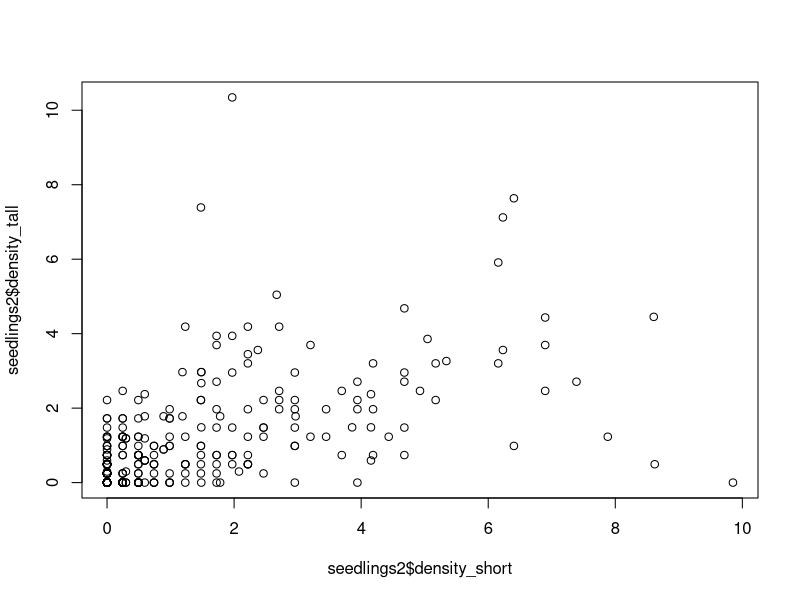
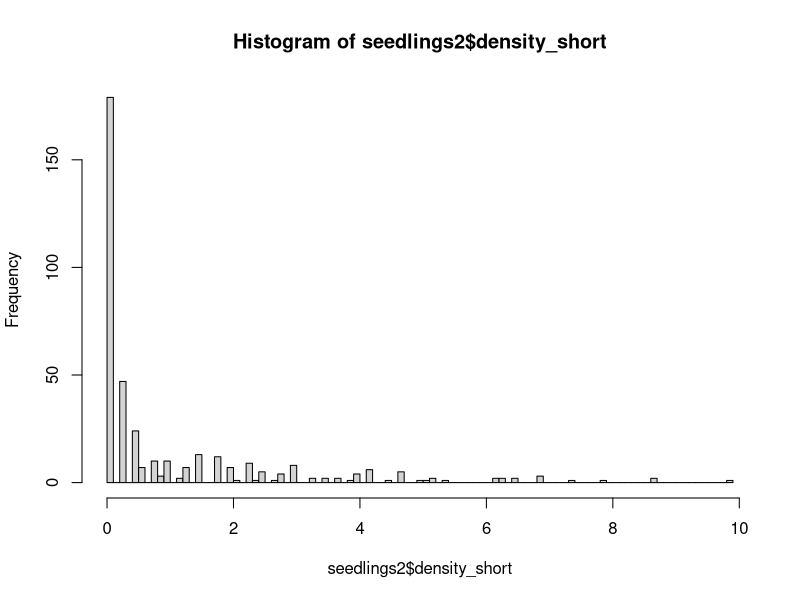
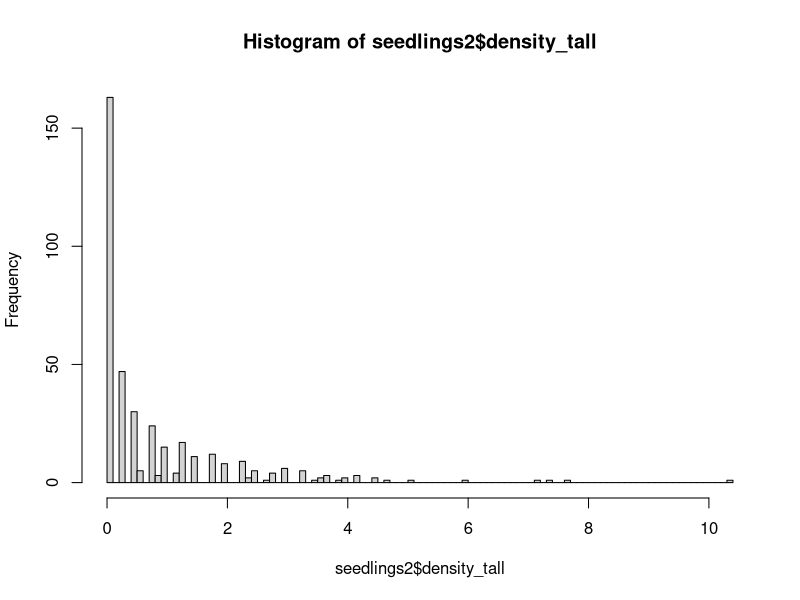
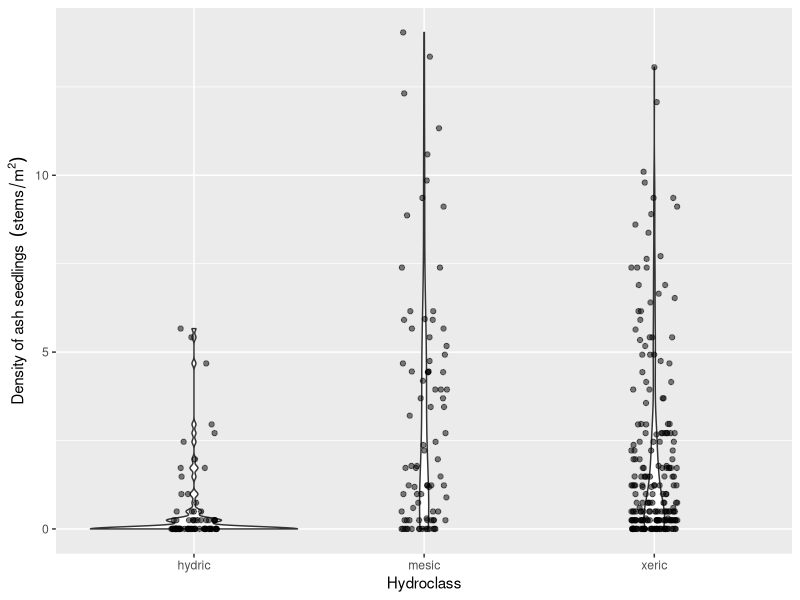
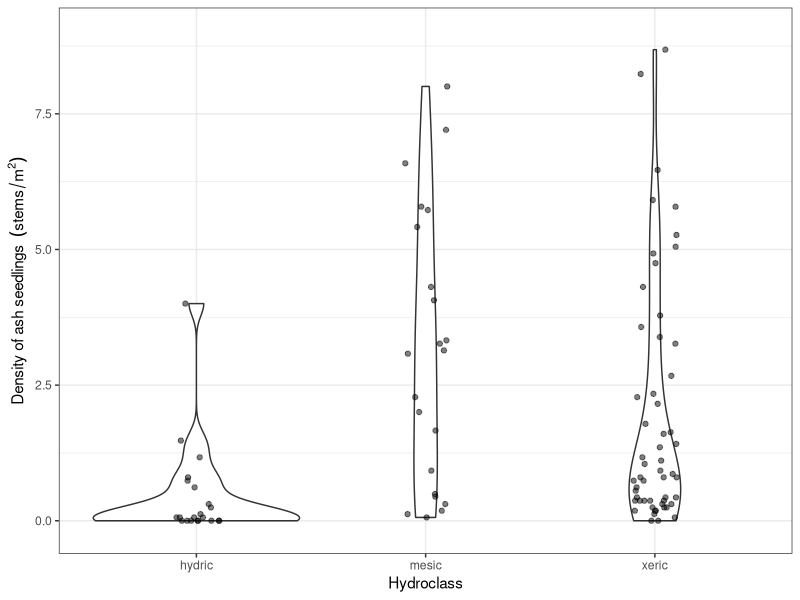
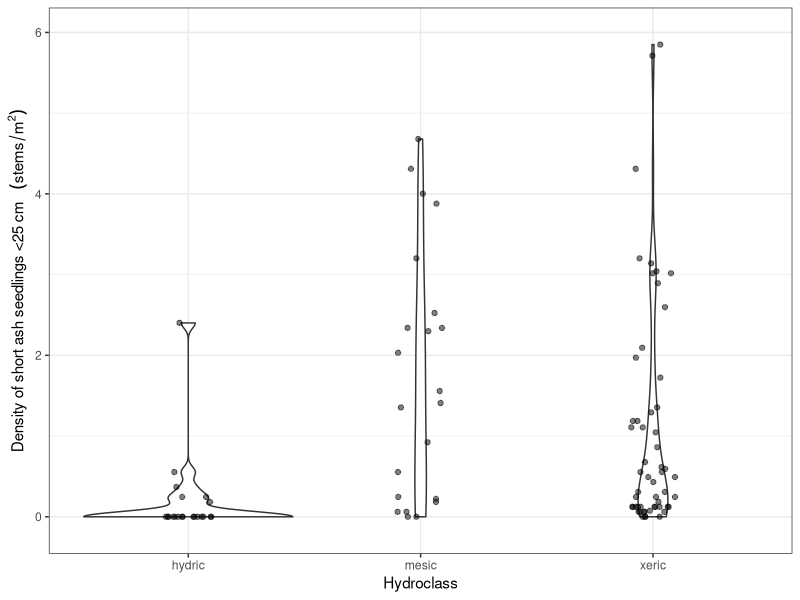
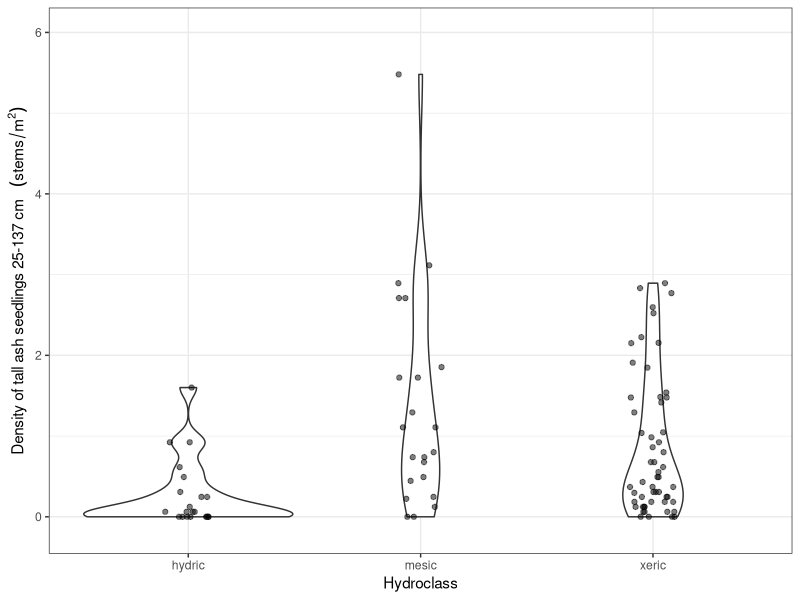
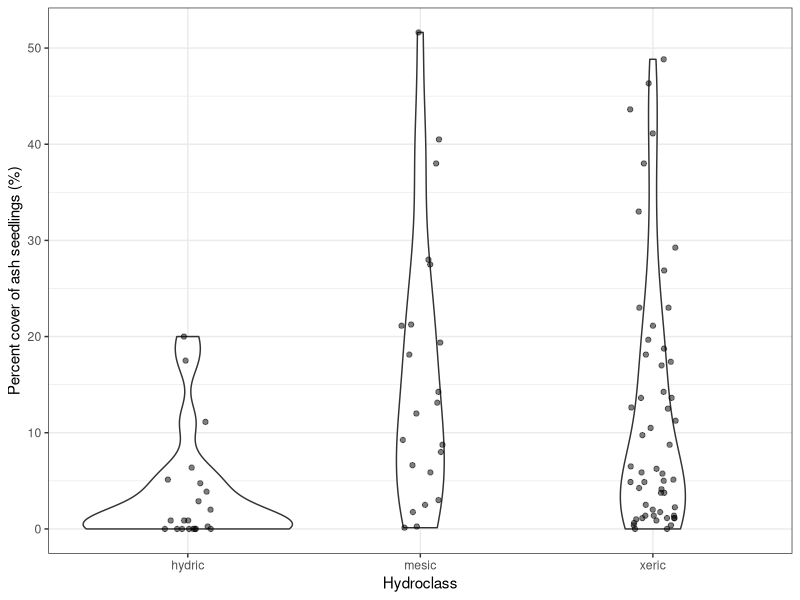

Write R code to recreate these figures, in order.
# Aaron Tayal
# 8/26/2024
# The purpose is to report what the stem 
# density of ash seedlings, saplings, small trees, and trees is

library(ggplot2)
library(dplyr)

# Plot centers ---------------------------------------------------------------

plot_centers <- read.csv("Raw_data/EAB_Michigan_2024_plot_centers.csv")

# There are 111 plots (37 transects) that I plan to visit (and 2 extra rows due 
# to confusion about the true center for plot 75):
nrow(plot_centers)

# There are 98 plots that I have collected seedling data (not counting 75_north):
sum(plot_centers$seedlings_done_y_n == "y")

# Similarly, there are 98 plots that I have collected sapling data (not counting 
# 75_north):
sum(plot_centers$saplings_done_y_n == "y")

# There are 97 plots that I have collected tree data for (not counting 75_north).
# At plot 91 at Hudson Mills, we ran out of time to collect tree data due to a 
# thunderstorm
sum(plot_centers$trees_done_y_n == "y")

# There are 2 plots where we found and measured the center tree but did not 
# collect any seedling, sapling, or tree data due to high waters and a time 
# crunch. These were plots 23 and 66, both at Island Lake.
View(plot_centers[plot_centers$seedlings_done_y_n == "n",])

# This leaves 11 plots that we have neither found the center or recorded data
# for. Four at Hudson Mills, six at Indian Springs, and one at Island Lake. 
# Note: we technically found plot 61 at Island Lake, but I forgot to write
# the center tree DBH, and thus I'm considering it completely not-started.
View(plot_centers[plot_centers$seedlings_done_y_n == "",])

# Summary: 97 done + 3 partially done + 11 not-started = 111 plots

# Hydroclass -----------------------------------------------------------------

hydro <- read.csv("Raw_data/MI-plot-hydroclasses.csv")
# The column "mstrlvl" is either xeric, mesic, or hydric. All plots in one
# transect (3 plots) will have the same assignment of mstrlvl. I will also 
# call this the "hydroclass". The column "plotmstr" has a value from 1 to 5 
# (1 being driest and 5 being the most flooded). The "plotmstr" value can
# vary within a transect. I think it is based on the results of some kind of 
# soil moisture test.

# Note: "MI-plot-hydroclasses.csv" has hydroclass data for 129 plots, including
# some that I do not plan to visit because they are designated "non-ash" plots
# or they are at Brighton.

# Seedlings -------------------------------------------------------------------

seedlings <- read.csv("Raw_data/EAB_Michigan_2024_seedlings.csv")

# At one plot (75 at Indian Springs), we found two center trees marked 75.
# The true, original plot 75 is the one I want to use. I called this one 
# "75_south" in my datasheet this year. So I need to remove "75_north" rows and
# rename "75_south" rows as simply "75".
seedlings <- seedlings[seedlings$center_tree_number != "75_north",]
seedlings$center_tree_number[seedlings$center_tree_number == "75_south"] <- "75"

seedlings$center_tree_number <- as.integer(seedlings$center_tree_number)

# To combine the data on hydroclasses with the seedling data, I will
# use inner_join, which keeps only the rows which have center_tree_number
# matching between the two datasets:
seedlings2 <- inner_join(seedlings, hydro, by="center_tree_number")
# I notice that the number of rows of seedlings and seedlings2 are the same,
# indicating that the dataframe hydro contained all the center tree numbers
# that I have
nrow(seedlings) == nrow(seedlings2)

# We recorded data for each quadrant of each microplot, so I need to add up the
# four quadrants for short seedlings (those that are shorter than 25 cm):
seedlings2$number_short <- 
  seedlings2$northeast_number_established_short +
  seedlings2$southeast_number_established_short +
  seedlings2$southwest_number_established_short +
  seedlings2$northwest_number_established_short

# Same for tall seedlings:
seedlings2$number_tall <- 
  seedlings2$northeast_number_established_tall +
  seedlings2$southeast_number_established_tall +
  seedlings2$southwest_number_established_tall +
  seedlings2$northwest_number_established_tall

# Now make a column for the total number of seedlings (both short and tall):
seedlings2$number_seedlings <- seedlings2$number_short + seedlings2$number_tall

# Now I need to divide the raw counts by the area of the circular microplot to
# get the density. The density will be in units of stems per meter^2
seedlings2$density_short <-
  (seedlings2$number_short / seedlings2$area_of_microplot_m_squared)

seedlings2$density_tall <-
  (seedlings2$number_tall / seedlings2$area_of_microplot_m_squared)

seedlings2$density_seedlings <- 
  (seedlings2$number_seedlings / seedlings2$area_of_microplot_m_squared)

# For a common sense check, I'll plot the density of short seedlings against
# the density of tall seedlings.  I predict (prior to seeing it) that they 
# will be correlated.
plot(seedlings2$density_short,
     seedlings2$density_tall)

# I will plot histograms for short and tall seedlings. I want to know what is 
# the qualitative shape of the distribution:
hist(seedlings2$density_short, breaks=100)
hist(seedlings2$density_tall, breaks=100)

# Note: these density variables are pseudo-continuous, but really they are
# discrete, because the counts are discrete, and so there are only a limited
# number of values that the density can take.

# I want to make a violin plot that shows the distribution of seedling densities
# for each of the three hydroclasses (xeric, mesic, and hydric)
ggplot(data=seedlings2, aes(x=factor(mstrlvl), 
                            y=density_seedlings)) +
  geom_violin() +
  geom_jitter(height=0, width=0.1, alpha=0.5) +
  xlab("Hydroclass") +
  ylab(bquote("Density of ash seedlings " ~ (stems/m^2)))

# I want to take an average of the 4 microplots in order to report data at the 
# plot level. 

# IMPORTANT NOTE: sometimes, we forgot to write the percent cover
# for 1 out of 4 of the microplots. I have instructed the code to strip NA values
# before taking the mean.  I'm assuming it's okay because we still have three other
# values, but I need to check on this.

seedlings_by_plot <- seedlings2 %>% group_by(center_tree_number) %>% 
  summarize(mean_percent_cover = mean(percent_cover_0_0.5_1_3.5_8_15.5_25.5_etc, 
                                 na.rm=TRUE),
            mean_density_short = mean(density_short),
            mean_density_tall = mean(density_tall),
            mean_density_seedlings = mean(density_seedlings),
            mstrlvl = first(mstrlvl))

# Make a graph that shows the seedling densities by hydroclass, at the plot level
ggplot(data=seedlings_by_plot, aes(x=factor(mstrlvl), y=mean_density_seedlings)) +
  geom_violin() +
  geom_jitter(height=0, width=0.1, alpha=0.5) +
  xlab("Hydroclass") +
  ylab(bquote("Density of ash seedlings " ~ (stems/m^2))) +
  scale_y_continuous(breaks=seq(0,9,2)) +
  ylim(-0.15, 9) +
  theme_bw()

# Make a similar graph for short seedlings (under 25 cm):
ggplot(data=seedlings_by_plot, aes(x=factor(mstrlvl), y=mean_density_short)) +
  geom_violin() +
  geom_jitter(height=0, width=0.1, alpha=0.5) +
  xlab("Hydroclass") +
  ylab(bquote("Density of short ash seedlings <25 cm  " ~ (stems/m^2))) +
  scale_y_continuous(breaks=seq(0,9,2)) +
  ylim(-0.15, 6) +
  theme_bw()

# Same for tall seedlings:
ggplot(data=seedlings_by_plot, aes(x=factor(mstrlvl), y=mean_density_tall)) +
  geom_violin() +
  geom_jitter(height=0, width=0.1, alpha=0.5) +
  xlab("Hydroclass") +
  ylab(bquote("Density of tall ash seedlings 25-137 cm  " ~ (stems/m^2))) +
  ylim(-0.15, 6) +
  theme_bw()

# And for percent cover:
ggplot(data=seedlings_by_plot, aes(x=factor(mstrlvl), y=mean_percent_cover)) +
  geom_violin() +
  geom_jitter(height=0, width=0.1, alpha=0.5) +
  xlab("Hydroclass") +
  ylab("Percent cover of ash seedlings (%)") +
  theme_bw()

# Saplings --------------------------------------------------------------------

saplings <- read.csv("Raw_data/EAB_Michigan_2024_saplings.csv")
# Remove 75_north and rename 75_south to 75 (see seedlings for details)
saplings <- saplings[saplings$center_tree_number != "75_north",]
saplings$center_tree_number[saplings$center_tree_number == "75_south"] <- "75"

saplings$center_tree_number <- as.integer(saplings$center_tree_number)

# Trying to add in the hydroclass to this dataframe:
saplings2 <- inner_join(saplings, hydro, by="center_tree_number")
nrow(saplings) == nrow(saplings2)

# Saplings were counted in each quadrant, so I want to sum up the quadrants
# to get a total number of saplings by plot
saplings_by_plot <- saplings2 %>% group_by(center_tree_number) %>% 
  summarize(number_saplings = sum(number_of_stems),
            mstrlvl = first(mstrlvl))

# To find the density of saplings, I need to divide the number of saplings 
# found in the subplot (8 meters in radius) by the area of that subplot. 
# The area of the subplot is 201.062 m^2. The unit will be stems per m^2.
saplings_by_plot$density_saplings <- saplings_by_plot$number_saplings / 201.062

# I would like to also change the units to stems per hectare:
saplings_by_plot$density_saplings_stems_per_ha <- 
  saplings_by_plot$density_saplings * 10000

# Now, make a violin plot that shows the number of saplings found at each plot, 
# as a function of hydroclass
ggplot(data=saplings_by_plot, aes(x=factor(mstrlvl), 
                                  y=density_saplings_stems_per_ha)) + 
  geom_violin() +
  geom_jitter(height=0, width=0.1, alpha=0.5) +
  xlab("Hydroclass") +
  ylab(bquote("Density of ash saplings " ~ (stems/hectare))) +
  theme_bw()

# Small trees and trees -------------------------------------------------------

trees <- read.csv("Raw_data/EAB_Michigan_2024_trees.csv")

# Remove 75_north and rename 75_south to 75 (see seedlings for details)
trees <- trees[trees$center_tree_number != "75_north",]
trees$center_tree_number[trees$center_tree_number == "75_south"] <- "75"

trees$center_tree_number <- as.integer(trees$center_tree_number)
trees$ash_species <- as.factor(trees$ash_species)

# Remove any rows where the species of tree is not ash (keep rows where ash_species is NA)
levels(trees$ash_species)
trees <- trees[( trees$ash_species != "hickory" | is.na(trees$ash_species) ), ]
trees <- trees[( trees$ash_species != "Zanthoxylum (prickly ash)" | is.na(trees$ash_species) ), ]
trees$ash_species <- droplevels(trees$ash_species)
levels(trees$ash_species)

# I want to make a column that simplifies ash_species so that there are only 
# three categories: black, green/white/pumpkin, and unknown
trees$ash_species_simple <- as.character(trees$ash_species)
trees$ash_species_simple[trees$ash_species_simple == "green"] <- "green_white_or_pumpkin"
trees$ash_species_simple[trees$ash_species_simple == "green or pumpkin"] <- "green_white_or_pumpkin"
trees$ash_species_simple[trees$ash_species_simple == "green or white"] <- "green_white_or_pumpkin"
trees$ash_species_simple[trees$ash_species_simple == "green white or pumpkin"] <- "green_white_or_pumpkin"
trees$ash_species_simple[trees$ash_species_simple == "black?"] <- "unknown"
trees$ash_species_simple[trees$ash_species_simple == "?"] <- "unknown"
trees$ash_species_simple[trees$ash_species_simple == "green?"] <- "unknown"
trees$ash_species_simple[trees$ash_species_simple == "white?"] <- "unknown"
trees$ash_species_simple <- as.factor(trees$ash_species_simple)
levels(trees$ash_species_simple)

# Which center_tree_number values are found in seedlings but not found in 
# trees?
a <- seedlings_by_plot$center_tree_number
b <- unique(trees$center_tree_number)
setdiff(a, b)
# Plot 91 at Hudson Mills is correct to be missing from trees

# I want to create a new dataframe of trees so that small trees (2.5-10 cm DBH)
# are counted only if they occur within the 8 meter radius subplot. Furthermore,
# trees (10 cm DBH and up) are counted only if they occur within the 18 meter
# radius main plot
trees$distance_to_center_meters_simple <- trees$distance_to_center_meters
trees$distance_to_center_meters_simple[trees$distance_to_center_meters_simple == "less than 8"] <- "4"
trees$distance_to_center_meters_simple[trees$distance_to_center_meters_simple == "between 8 and 18"] <- "13"
trees$distance_to_center_meters_simple[trees$distance_to_center_meters_simple == "greater than 18"] <- "25"
trees$distance_to_center_meters_simple[trees$distance_to_center_meters_simple == "approx 100 m"] <- "100"
trees$distance_to_center_meters_test <- as.numeric(as.character(trees$distance_to_center_meters))






